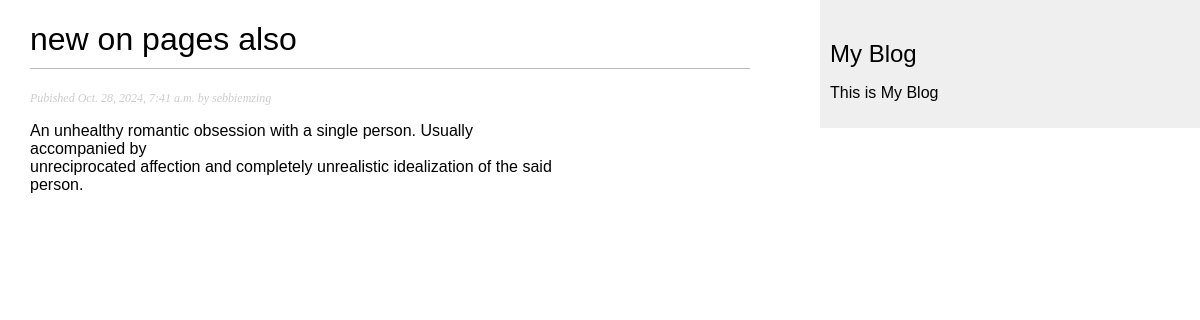
Screenshot of /djblog/2024/10/28/new-on-pages-also/ with the database file from the repository.
### djblog/models.py (models this page shows, shortened)
class Post(models.Model):
    class Status(models.TextChoices):
        DRAFT = 'DF', 'Draft'
        PUBLISHED = 'PB', 'Published'
    title = models.CharField(max_length=250)
    slug = models.SlugField(
        max_length=250,
        unique_for_date = 'publish'
        )
    author = models.ForeignKey(
        settings.AUTH_USER_MODEL,
        on_delete=models.CASCADE ,
        related_name="djblog_posts"
    )
    body = models.TextField()
    publish = models.DateTimeField(default=timezone.now)
    created = models.DateTimeField(auto_now_add=True)
    updated = models.DateTimeField(auto_now=True)
    status = models.CharField(
        max_length=2,
        choices=Status.choices,
        default=Status.DRAFT
    )
    models = models.Manager() # default manager
    published = PublishedManager() # custom manager
    class Meta:
        ordering = ['-publish']
        indexes = [
            models.Index(fields=['-publish'])
        ]

### djblog/views.py (the view)
def post_detail(request, year, month, day, post):
    post = get_object_or_404(
        Post,
        status = Post.Status.PUBLISHED,
        slug = post,
        publish__year = year,
        publish__month = month,
        publish__day = day
    )
    return render(
        request,
        'post/detail.html',
        {'post':post}
    )

### djblog/templates/post/detail.html (shortened to what this page needs)
{% extends "djblog/base.html" %}
{% block content %}
<h1>{{ post.title }}</h1>
<p class="date">
    Pubished {{ post.publish }} by {{ post.author }}
</p>
{{ post.body|linebreaks }}
{% endblock %}

### djblog/static/css/djblog.css (style rules this page uses)
body { margin:0; padding:0; font-family:helvetica, sans-serif; }
h1 { font-weight:normal; border-bottom:1px solid #bbb; padding:0 0 10px 0; }
p.date { color:#ccc; font-family: georgia, serif; font-size: 12px; font-style: italic; }

### rows the page displays
Post: title "new on pages also", publish "Oct. 28, 2024, 7:41 a.m.", author "sebbiemzing", body "An unhealthy romantic obsession with a single person. Usually accompanied by unreciprocated affection and completely unrealistic idealization of the said person."
